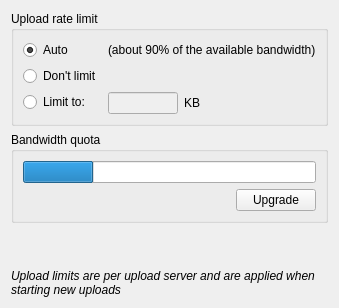
     <widget class="QWidget" name="pBandwidth">
      <layout class="QVBoxLayout" name="verticalLayout_10">
       <item>
        <widget class="QGroupBox" name="gBandwidth">
         <property name="sizePolicy">
          <sizepolicy hsizetype="Preferred" vsizetype="Preferred">
           <horstretch>0</horstretch>
           <verstretch>0</verstretch>
          </sizepolicy>
         </property>
         <property name="title">
          <string>Upload rate limit</string>
         </property>
         <layout class="QFormLayout" name="formLayout">
          <property name="rowWrapPolicy">
           <enum>QFormLayout::DontWrapRows</enum>
          </property>
          <property name="formAlignment">
           <set>Qt::AlignLeading|Qt::AlignLeft|Qt::AlignTop</set>
          </property>
          <item row="1" column="0">
           <widget class="QRadioButton" name="rNoLimit">
            <property name="text">
             <string>Don't limit</string>
            </property>
            <property name="checked">
             <bool>false</bool>
            </property>
           </widget>
          </item>
          <item row="2" column="0">
           <widget class="QRadioButton" name="rLimit">
            <property name="text">
             <string>Limit to:</string>
            </property>
           </widget>
          </item>
          <item row="2" column="1">
           <widget class="QWidget" name="wUploadLimit" native="true">
            <layout class="QHBoxLayout" name="horizontalLayout_7">
             <property name="margin">
              <number>0</number>
             </property>
             <item>
              <widget class="QLineEdit" name="eLimit">
               <property name="enabled">
                <bool>false</bool>
               </property>
               <property name="maximumSize">
                <size>
                 <width>70</width>
                 <height>16777215</height>
                </size>
               </property>
               <property name="layoutDirection">
                <enum>Qt::LeftToRight</enum>
               </property>
               <property name="text">
                <string/>
               </property>
               <property name="frame">
                <bool>true</bool>
               </property>
               <property name="alignment">
                <set>Qt::AlignRight|Qt::AlignTrailing|Qt::AlignVCenter</set>
               </property>
              </widget>
             </item>
             <item>
              <widget class="QLabel" name="lLimit">
               <property name="minimumSize">
                <size>
                 <width>20</width>
                 <height>0</height>
                </size>
               </property>
               <property name="text">
                <string>KB</string>
               </property>
              </widget>
             </item>
             <item>
              <spacer name="hUploadLimit">
               <property name="orientation">
                <enum>Qt::Horizontal</enum>
               </property>
               <property name="sizeHint" stdset="0">
                <size>
                 <width>40</width>
                 <height>20</height>
                </size>
               </property>
              </spacer>
             </item>
            </layout>
           </widget>
          </item>
          <item row="0" column="0">
           <widget class="QRadioButton" name="rAutoLimit">
            <property name="text">
             <string>Auto</string>
            </property>
            <property name="checked">
             <bool>true</bool>
            </property>
           </widget>
          </item>
          <item row="0" column="1">
           <widget class="QLabel" name="lAutoLimit">
            <property name="text">
             <string>(about 90% of the available bandwidth)</string>
            </property>
           </widget>
          </item>
         </layout>
        </widget>
       </item>
       <item>
        <widget class="QGroupBox" name="groupBox">
         <property name="title">
          <string>Bandwidth quota</string>
         </property>
         <layout class="QVBoxLayout" name="verticalLayout">
          <item>
           <widget class="QProgressBar" name="pUsedBandwidth">
            <property name="value">
             <number>24</number>
            </property>
            <property name="textVisible">
             <bool>false</bool>
            </property>
           </widget>
          </item>
          <item>
           <layout class="QHBoxLayout" name="horizontalLayout">
            <item>
             <widget class="QLabel" name="lBandwidth">
              <property name="text">
               <string/>
              </property>
             </widget>
            </item>
            <item>
             <spacer name="horizontalSpacer_2">
              <property name="orientation">
               <enum>Qt::Horizontal</enum>
              </property>
              <property name="sizeHint" stdset="0">
               <size>
                <width>40</width>
                <height>20</height>
               </size>
              </property>
             </spacer>
            </item>
            <item>
             <widget class="QPushButton" name="bUpgradeBandwidth">
              <property name="text">
               <string>Upgrade</string>
              </property>
             </widget>
            </item>
           </layout>
          </item>
         </layout>
        </widget>
       </item>
       <item>
        <spacer name="verticalSpacer">
         <property name="orientation">
          <enum>Qt::Vertical</enum>
         </property>
         <property name="sizeHint" stdset="0">
          <size>
           <width>20</width>
           <height>40</height>
          </size>
         </property>
        </spacer>
       </item>
       <item>
        <widget class="QLabel" name="label">
         <property name="minimumSize">
          <size>
           <width>0</width>
           <height>0</height>
          </size>
         </property>
         <property name="font">
          <font>
           <italic>true</italic>
          </font>
         </property>
         <property name="text">
          <string>Upload limits are per upload server and are applied when starting new uploads</string>
         </property>
         <property name="wordWrap">
          <bool>true</bool>
         </property>
         <property name="margin">
          <number>10</number>
         </property>
        </widget>
       </item>
      </layout>
     </widget>
